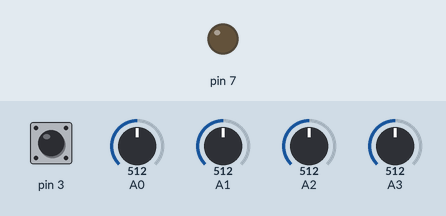
This sketch was run on a simulated Arduino Uno, built with avr-gcc and run on an emulated ATmega328P. Parts: output pins drawn as LEDs (lit = HIGH). The test bench sets the inputs (shaded band); at power-on: pin 3 HIGH, A0 = 512, A1 = 512, A2 = 512, A3 = 512. What the sketch prints to the serial monitor is not drawn.

Above: at 0.1 s.
At 8.2 s:
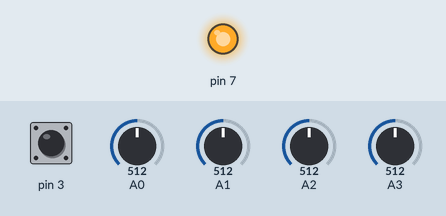
8.3 s: pin 3 pulled LOW for 1 s
10.8 s: pin 3 pulled LOW for 0.15 s
Timing chart, 0 to 13.8 s (numbered marks = the images above; inputs shaded):
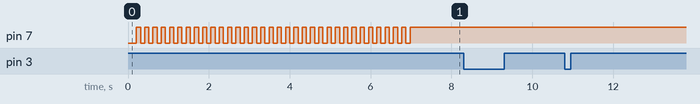

Measured:
- after the input at 8.3 s, every drawn part: stays the same
- after the input at 10.8 s, every drawn part: stays the same

The sketch:

AirCopter_Transmitter_NANO_With_Joystick.ino
```cpp
/*************************************************************************************
 *
 * Once the debug mask is enabled and debug message is printed, the loop cycle time increases and consequently, increase the delay for TX.
 * So, it's recommended to enable the mask, only necessary
 *
 *************************************************************************************/

#include "StreamData.h"
#include "config.h"
#include "printf.h"

#ifdef ARDUINO_AVR_UNO
    #define __BOARD_TYPE "UNO"
#endif
#ifdef ARDUINO_AVR_NANO
    #define __BOARD_TYPE "NANO"
#endif
#ifdef ARDUINO_AVR_MINI
    #define __BOARD_TYPE "ProMini"
#endif
#ifdef ARDUINO_AVR_MEGA2560
    #define __BOARD_TYPE "MEGA"
#endif
#ifdef ARDUINO_AVR_LEONARDO
    #define __BOARD_TYPE "LEONARDO"
#endif
#ifdef ARDUINO_AVR_MICRO
    #define __BOARD_TYPE "ProMicro"
#endif

#define TX_PERIOD (11)    // 11 ms, smaller number is not working because of the operation time in the loop

#ifdef DEBUG_NK
/***************************************************
 *
 * Debug MASK Data structure / Macro
 *
 ***************************************************/
#define NK_DEBUG_SPOT  (1 << 1)
#define NK_DEBUG_INFO  (1 << 2)
#define NK_DEBUG_DEBUG  (1 << 3)
#define NK_DEBUG_DELTA (1 << 4)

//static uint32_t  gunDebugMask = NK_DEBUG_INFO | NK_DEBUG_SPOT | NK_DEBUG_DELTA | NK_DEBUG_DEBUG;
//static uint32_t  gunDebugMask = NK_DEBUG_DEBUG | NK_DEBUG_DELTA;
//static uint32_t  gunDebugMask = NK_DEBUG_DEBUG | NK_DEBUG_SPOT;
//static uint32_t  gunDebugMask = NK_DEBUG_DEBUG | NK_DEBUG_INFO;
static uint32_t  gunDebugMask = NK_DEBUG_INFO;
#endif

unsigned long ulLastTxTime = 0;
union TxStreamData stTxStreamData;

unsigned int    gunChannelData[MAX_TX_CHANNEL] = {             // 16
                            0x0400,  0x0400,  0x00CC,  0x0400,
                            0x00CC,  0x0400,  0x00CC,  0x00CC,
                            0x00CC,  0x0400,  0x0400,  0x0400,
                            0x0400,  0x0400,  0x0400,  0x0400,
                            };

unsigned long ulLastIRQTime = millis();

#define MSP_CMD_SET_RAW_RC_TINY (0x96)
#define MSP_CMD_ARM             (0x97)
#define MSP_CMD_DISARM          (0x98)

#define MSP_CMD_TRIM_UP         (0x99)
#define MSP_CMD_TRIM_DOWN       (0x9A)
#define MSP_CMD_TRIM_LEFT       (0x9B)
#define MSP_CMD_TRIM_RIGHT      (0x9C)

#define MSP_CMD_SKYCOPTER       (0xC7)

unsigned char TX_MSG[MAX_MSG_BUF_SIZE];

unsigned long ullCounter = 0;
unsigned long ullErrorCounter = 0;
unsigned long ullCurrentmS = 0;

unsigned char ucMSP_Header[] = { '$', 'M', '<' };

#ifdef SKYCOPTER
unsigned char ucMSP_SET_RAW_RC_TINY[] = { '$', 'M', '<', 0x05, MSP_CMD_SET_RAW_RC_TINY, 0x7D, 0x7D, 0x7D, 0x00, 0x55, 0xBB };
#elif defined(AIRCOPTER)
unsigned char ucMSP_SET_RAW_RC_TINY[] = { '$', 'M', '<', 0x05, MSP_CMD_SET_RAW_RC_TINY, 0x00, 0x00, 0x00, 0x00, 0x05, 0xEB };
#endif

unsigned char ucMSP_ARM[] = { '$', 'M', '<', 0x00, MSP_CMD_ARM, 0x00, 0x00, 0x00, 0x00, 0x00, 0x00, 0x00, 0x00, 0x00, 0x00, 0x00, 0x00, 0x00 };
unsigned char ucMSP_DISARM[] = { '$', 'M', '<', 0x00, MSP_CMD_DISARM, 0x00, 0x00, 0x00, 0x00, 0x00, 0x00, 0x00, 0x00, 0x00, 0x00, 0x00, 0x00, 0x00 };

unsigned char CalcMSPCRC(unsigned char *ucData, int nLength)
{
  int i;
  unsigned char ucCRC;

  for(i = 1, ucCRC = ucData[0]; i < nLength; i++) {
    ucCRC ^= ucData[i];
#ifdef DEBUG_NK
  // within your code, wherever necessary:
    if( gunDebugMask & NK_DEBUG_DEBUG ) {
      printf("0x%02x ", ucData[i]);
    }
#endif // DEBUG_NK
  }

#ifdef DEBUG_NK
  // within your code, wherever necessary:
  if( gunDebugMask & NK_DEBUG_DEBUG ) {
    printf("\n");
  }
#endif // DEBUG_NK

  return ucCRC;
}

void setup() {

#ifdef DEBUG_NK
  Serial.begin(115200);
  printf_begin();
#endif // DEBUG_NK

#ifdef DEBUG_NK
  // within your code, wherever necessary:
  if( gunDebugMask & NK_DEBUG_DEBUG ) {
    Serial.print("Board Type : "); Serial.println(__BOARD_TYPE);
  }
#endif // DEBUG_NK

  JS_Setup();

  /*
   *  Timer1 for counting in external interrupt (button)
   */
  TCNT1 = 0;
  TCCR1A = 0x0; // COM1A1/B1, COM1A0/B0, WGM11/10 = 0x0 (Normal)
//  TCCR1B = 0x8 | 0x5; // WGM13/12 (01 - CTC), CS12/11/10 = 0x5 (/1024), 0x0(/1)
  TCCR1B = 0x5; // WGM13/12 (01 - CTC), CS12/11/10 = 0x5 (/1024), 0x0(/1)
  OCR1A = 0x3E80;
//  TIMSK1 = 0x2; // OCIE1A(bit1)

#ifdef DEBUG_NK
  if( gunDebugMask & NK_DEBUG_DEBUG ) {

    printf("%u TCNT1           : %u \n", millis(), TCNT1);
    printf("%u TCCR1A          : %u \n", millis(), TCCR1A);
    printf("%u TCCR1B          : %u \n", millis(), TCCR1B);
    printf("%u TCCR1C          : %u \n", millis(), TCCR1C);
    printf("%u TIMSK1          : %u \n", millis(), TIMSK1);
  }
#endif // DEBUG_NK

#ifdef DEBUG_NK
  if( gunDebugMask & NK_DEBUG_INFO ) {
    printf("setup() done !!\n");
  }
#endif // DEBUG_NK
}

void loop() {

  unsigned char ucCRC;
  unsigned char ucCmd;
  unsigned char ucMsgLength;
  unsigned char *pucMSPMsg;
  int i;

  if( millis() - ulLastTxTime >= TX_PERIOD ) {
    ulLastTxTime = millis();
  }

#ifdef DEBUG_NK
    if( gunDebugMask & NK_DEBUG_DEBUG ) {
      printf("Send TX Stream data !! \n");
    }
#endif

  JS_Input();

  if( gunChannelData[ARM] == CHANNEL_MAX_100 ) {

    ucCRC = CalcMSPCRC(&(ucMSP_ARM[MSP_ARM_SIZE]), MSP_ARM_CRC_SZ);  //
    ucMSP_ARM[MSP_ARM_CRC] = ucCRC;

    ucCmd = MSP_ARM;
    ucMsgLength = MSP_ARM_MSG_SZ;

  } else if ( gunChannelData[DISARM] == CHANNEL_MAX_100 ) {

    ucCRC = CalcMSPCRC(&(ucMSP_DISARM[MSP_DISARM_SIZE]), MSP_DISARM_CRC_SZ);  //
    ucMSP_DISARM[MSP_DISARM_CRC] = ucCRC;

    ucCmd = MSP_DISARM;
    ucMsgLength = MSP_DISARM_MSG_SZ;

  } else {
    ucMSP_SET_RAW_RC_TINY[MSP_SET_RAW_RC_TINY_AILERON] = gunChannelData[AILERON];
    ucMSP_SET_RAW_RC_TINY[MSP_SET_RAW_RC_TINY_ELEVATOR] = gunChannelData[ELEVATOR];
    ucMSP_SET_RAW_RC_TINY[MSP_SET_RAW_RC_TINY_RUDDER] = gunChannelData[RUDDER];
    ucMSP_SET_RAW_RC_TINY[MSP_SET_RAW_RC_TINY_THROTTLE] = gunChannelData[THROTTLE];

    ucCRC = CalcMSPCRC(&(ucMSP_SET_RAW_RC_TINY[MSP_SET_RAW_RC_TINY_SIZE]), MSP_SET_RAW_RC_TINY_CRC_SZ);  //
    ucMSP_SET_RAW_RC_TINY[MSP_SET_RAW_RC_TINY_CRC] = ucCRC;

    ucCmd = MSP_SET_RAW_RC_TINY;
    ucMsgLength = MSP_SET_RAW_RC_TINY_MSG_SZ;
  }

//  printf("ucCRC : %x\n", ucCRC);

  switch(ucCmd) {
    case MSP_ARM :
      pucMSPMsg = ucMSP_ARM;
//      printf("[ARM]\n");
      break;

    case MSP_DISARM :
      pucMSPMsg = ucMSP_DISARM;
//      printf("[DISARM]\n");
      break;

    case MSP_SET_RAW_RC_TINY :
      pucMSPMsg = ucMSP_SET_RAW_RC_TINY;
//      printf("[SET_RAW_RC_TINY]\n");
      break;

    default :
      pucMSPMsg = "A"; ucMsgLength = 1;
      break;
  }
#if 1
  Serial.write(pucMSPMsg, ucMsgLength);
  // if data packet is sent too fast such as without delay, looks it's missed/not handled by the remote receiver (SkyCopter)
  // And cauze fails to ARM/Disarm.
  delayMicroseconds(5000);  // Not necessary for serial to serial communication. but, when it's transferred via WiFiUDP packet, there is a delay and cauze serial data lost. Hence it's required.
#else

#if 1
  for( i = 0; i < ucMsgLength; i++) {
    // Send the msg to ESP8266
    Serial.write(pucMSPMsg[i]);
    delayMicroseconds(1000);  // Not necessary for serial to serial communication. but, when it's transferred via WiFiUDP packet, there is a delay and cauze serial data lost. Hence it's required.
  }
#else
  ullCurrentmS = millis();

  for(int j = 0; j < 4; j++) { // 8 * 2 = 16 * 50 = 800
    ullCounter++;

    Serial.write((char *)&ullCurrentmS, sizeof(ullCurrentmS));
    Serial.write((char *)&ullCounter, sizeof(ullCounter));
  }
  delayMicroseconds(1000);  // Not necessary for serial to serial communication. but, when it's transferred via WiFiUDP packet, there is a delay and cauze serial data lost. Hence it's required.
#endif
#endif
}
```

StreamData.h
```cpp
#include "config.h"

#define MAX_MSG_BUF_SIZE  (64)

#define MAX_TX_STREAM_LEN			26
#define MAX_TX_CHANNEL_BUF_LEN		22
#define MAX_TX_CHANNEL				16

#define DEFAULT_XMIT_DELAY	(4000)

//Channel MIN MAX values
#define CHANNEL_MAX_100  1844  //  100%
#define CHANNEL_MIN_100 204   //  100%
#define CHANNEL_MAX_125 2047  //  125%
#define CHANNEL_MIN_125 0   //  125%

#define CHANNEL_MIN_COMMAND 784   // 1350us
#define CHANNEL_SWITCH    1104  // 1550us
#define CHANNEL_MAX_COMMAND 1424  // 1750us

#define SPURIOUS_IRQ_FILTER_TIME  (50)
#define BUTTON_EVENT_DURATION (50)

#define TIMER1_1SEC   (0x3E80)

#define BUTTON_HIGH   (1)
#define BUTTON_LOW    (0)

#if defined(CONFIG_ESP8266_TRANSMITTER)


#define MSP_SET_RAW_RC_TINY   (0x96)
#define MSP_ARM               (0x97)
#define MSP_DISARM            (0x98)
#define MSP_MAG_CALIBRATION   (0xCE)


#define MSP_SET_RAW_RC_TINY_MSG_SZ  (11)
#define MSP_ARM_MSG_SZ  (18)
#define MSP_DISARM_MSG_SZ  (18)

#define MSP_SET_RAW_RC_TINY_CRC_SZ  (7)
#define MSP_ARM_CRC_SZ  (2)
#define MSP_DISARM_CRC_SZ  (2)


#define AILERON_MIN   (  0)
#define AILERON_MID   (127)
#define AILERON_MAX   (255)

#define ELEVATOR_MIN  ( 0)
#define ELEVATOR_MID  (127)
#define ELEVATOR_MAX  (255)

#define THROTTLE_MIN  (  0)
#define THROTTLE_MID  (127)
#define THROTTLE_MAX  (255)

#define RUDDER_MIN    (  0)
#define RUDDER_MID    (127)
#define RUDDER_MAX    (255)

#if 1
#define JOYSTICK_AILERON_MIN  (0)
#define JOYSTICK_AILERON_MID  (511)
#define JOYSTICK_AILERON_MAX  (1023)

#define JOYSTICK_ELEVATOR_MIN (0)
#define JOYSTICK_ELEVATOR_MID (511)
#define JOYSTICK_ELEVATOR_MAX (1023)

#define JOYSTICK_THROTTLE_MIN (0)
#define JOYSTICK_THROTTLE_MID (511)
#define JOYSTICK_THROTTLE_MAX (1023)

#define JOYSTICK_RUDDER_MIN   (0)
#define JOYSTICK_RUDDER_MID   (511)
#define JOYSTICK_RUDDER_MAX   (1023)
#endif
#endif

#define JOYSTICK_INPUT_MAX	(32767)
#define CHANNEL_MINUS125P_VALUE	(0)
#define CHANNEL_MINUS100P_VALUE	(204)
#define CHANNEL_PLUSM100P_VALUE	(1843)
#define CHANNEL_PLUSM125P_VALUE	(2047)
#define CHANNEL_MAX_VALUE	(CHANNEL_PLUSM100P_VALUE - CHANNEL_MINUS100P_VALUE + 1)	// 1640

#define BIND_TIME_OUT	(2)	// 3 Sec

//#define DEBUG_NK

#ifdef ARDUINO
typedef signed char int8_t;
typedef unsigned char uint8_t;
typedef signed int int16_t;
typedef unsigned int uint16_t;
typedef long int int32_t;
typedef long unsigned int uint32_t;
#else /* X86 */
typedef signed char int8_t;
typedef unsigned char uint8_t;
typedef signed short int16_t;
typedef unsigned short uint16_t;
typedef signed int int32_t;
typedef unsigned int uint32_t;
#endif

#if defined(CONFIG_ESP8266_TRANSMITTER)
enum eChanTxProtocol {
  AILERON = 0,
  ELEVATOR = 1,
  THROTTLE = 2,
  RUDDER = 3,
  ARM = 4,
  TRIM_THROTTLE = 5,
  TRIM_YAW = 6,
  TRIM_PITCH = 7,
  TRIM_ROLL = 8,
  DISARM = 9,
};
#endif

enum eState {
	BIND_YET = 0,
	BIND_DONE = 1,
	BIND_UNKNOWN = 2,
};

enum eMspMsgSetRawRcTinyIndex {
  MSP_SET_RAW_RC_TINY_SIZE = 3,
  MSP_SET_RAW_RC_TINY_CMD = 4,
  MSP_SET_RAW_RC_TINY_AILERON = 5,
  MSP_SET_RAW_RC_TINY_ELEVATOR = 6,
  MSP_SET_RAW_RC_TINY_RUDDER = 7,
  MSP_SET_RAW_RC_TINY_THROTTLE = 8,
  MSP_SET_RAW_RC_TINY_CRC = 10,
};

enum eMspMsgArmIndex {
  MSP_ARM_SIZE = 3,
  MSP_ARM_CMD = 4,
  MSP_ARM_CRC = 5,
};

enum eMspMsgDisArmIndex {
  MSP_DISARM_SIZE = 3,
  MSP_DISARM_CMD = 4,
  MSP_DISARM_CRC = 5,
};

enum eMspArmState {
  MSP_ARMED = 1,
  MSP_DISARMED = 2,
};


/* Bit 0..4 */
enum eSubProtocol {
	SUB_PROTOCOL_V2X2 = 5,
	SUB_PROTOCOL_MIN = SUB_PROTOCOL_V2X2,
	SUB_PROTOCOL_SYMAX = 10,
	SUB_PROTOCOL_MAX = SUB_PROTOCOL_SYMAX,
};
#define SUB_PROTOCOL_MASK (0x1F)

/* Bit 5 */
enum eRangCheck {
  RANGE_CHECK_NO = 0,
  RANGE_CHECK_YES = 1,
};

/* Bit 6 */
enum eAutoBind {
  AUTO_BIND_OFF = 0,
  AUTO_BIND_ON = 1,
};

/* Bit 7 */
enum eBind {
  BIND_OFF = 0,
  BIND_ON = 1,
};

#define RX_NUM_MASK (0x0F)

/* Bit 4..6 */
enum eSubProtocolType {
	SUB_PROTOCOL_TYPE_SYMAX = 0,
	SUB_PROTOCOL_TYPE_SYMAX5C = 1,
	SUB_PROTOCOL_TYPE_V2X2 = 0,
	SUB_PROTOCOL_TYPE_JXD506 = 1,
};
#define SUB_PROTOCOL_TYPE_MASK (0x07)

/* Bit 7 */
enum ePower {
  POWER_HIGH = 0,
  POWER_LOW = 1,
};


enum InputSourceType {
	IST_REG_FILE = 0,
	IST_CHAR_DEV = 1,
};


struct TxStream {
	uint8_t ucHead;
	uint8_t ucSubProtocol;
	uint8_t	ucType;
	uint8_t	ucOptionProtocol;
	uint8_t ucChan[MAX_TX_CHANNEL_BUF_LEN];	// 22(x unsigned char) => 16 (x unsigned short)
};

#define TX_STREAM_SIZE	sizeof(struct TxStream)

union TxStreamData {
	struct TxStream stTS;
	uint8_t ucByte[TX_STREAM_SIZE];
};

#define TS_HEAD			stTS.ucHead
#define TS_SPROTOCOL	stTS.ucSubProtocol
#define TS_TYPE			stTS.ucType
#define TS_OPROTOCOL 	stTS.ucOptionProtocol
#define TS_CH(x)		stTS.ucChan[x]
```

printf.h
```cpp
// (licence header left out)
/**
 * @file printf.h
 *
 * Setup necessary to direct stdout to the Arduino Serial library, which
 * enables 'printf'
 */

#ifndef __PRINTF_H__
#define __PRINTF_H__

#ifdef ARDUINO

int serial_putc( char c, FILE * )
{
  Serial.write( c );

  return c;
}

void printf_begin(void)
{
  fdevopen( &serial_putc, 0 );
}

#else
#error This example is only for use on Arduino.
#endif // ARDUINO

#endif // __PRINTF_H__
```

config.h
```cpp
#define CONFIG_ESP8266_TRANSMITTER
//#define CONFIG_SYMAX_X5C
//#define CONFIG_V2X2


#ifdef CONFIG_SYMAX_X5C
#define SUB_PROTOCOL_TYPE SUB_PROTOCOL_TYPE_SYMAX
//#define SUB_PROTOCOL_TYPE SUB_PROTOCOL_TYPE_SYMAX5C
//#define JOYSTICK_BUTTON
#define DEBUG_NK
#define DEBUG_PORT_HWSERIAL
#endif

#ifdef CONFIG_V2X2
#define SUB_PROTOCOL_TYPE SUB_PROTOCOL_TYPE_V2X2
//#define SUB_PROTOCOL_TYPE SUB_PROTOCOL_TYPE_JXD506
//#define DEBUG_NK
#define DEBUG_PORT_HWSERIAL
#endif

#ifdef CONFIG_ESP8266_TRANSMITTER
#define AIRCOPTER
#define JOYSTICK_BUTTON
#define DEBUG_NK
#define DEBUG_PORT_HWSERIAL
//#define DEBUG_PORT_SWSERIAL
#endif
```

Source omitted: joystick.ino (9060 bytes)
